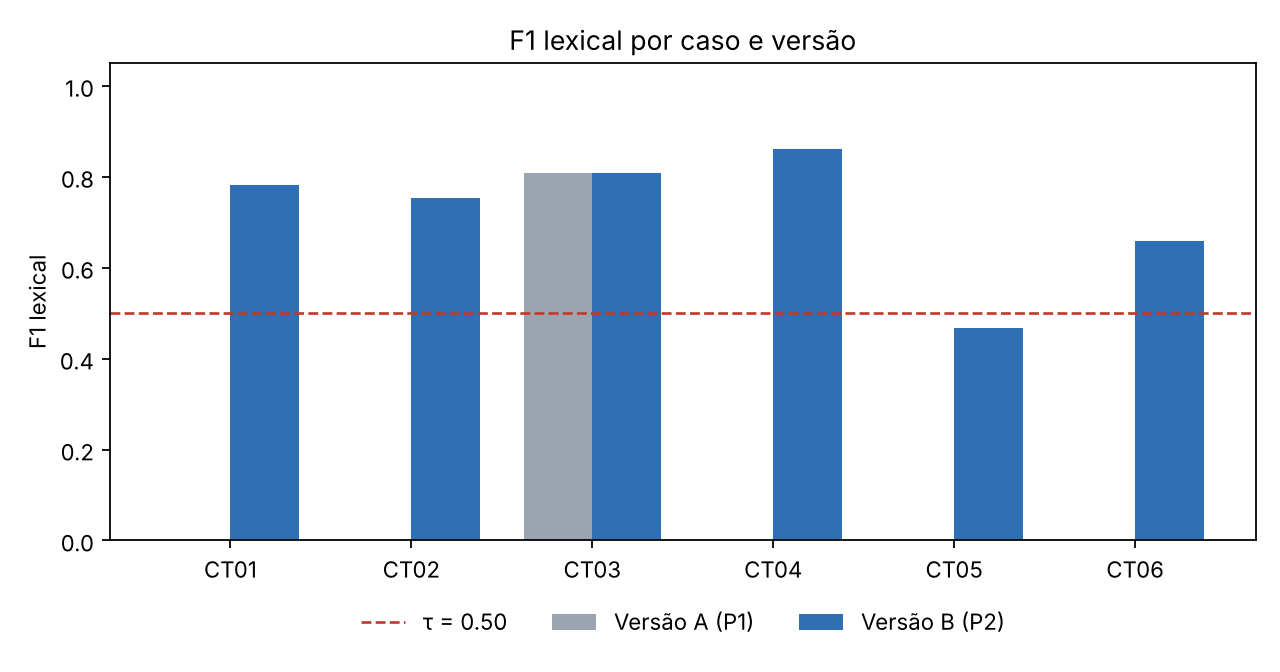

Generate this figure with Python:
#!/usr/bin/env python3
"""Grafico simples: F1 lexical por caso e versao, com linha do tau."""
import csv, sys
from pathlib import Path
import matplotlib
matplotlib.use("Agg")
import matplotlib.pyplot as plt

d = Path(__file__).resolve().parent
rows = list(csv.DictReader(open(d / "resultados_f1.csv", encoding="utf-8-sig")))
casos = sorted({r["caso"] for r in rows})
f = {(r["caso"], r["versao"]): float(r["f1"]) for r in rows}
tau = float(rows[0]["tau"])
x = range(len(casos)); w = 0.38
fig, ax = plt.subplots(figsize=(8, 4.2))
ax.bar([i - w / 2 for i in x], [f[(c, "A")] for c in casos], w, label="Versão A (P1)", color="#9aa5b1")
ax.bar([i + w / 2 for i in x], [f[(c, "B")] for c in casos], w, label="Versão B (P2)", color="#2f6fb3")
ax.axhline(tau, color="#c0392b", ls="--", lw=1.2, label=f"τ = {tau:.2f}")
ax.set_xticks(list(x)); ax.set_xticklabels(casos); ax.set_ylim(0, 1.05)
ax.set_ylabel("F1 lexical"); ax.set_title("F1 lexical por caso e versão")
ax.legend(loc="upper center", ncol=3, frameon=False, bbox_to_anchor=(0.5, -0.1))
fig.tight_layout(); fig.savefig(d / "grafico_f1.png", dpi=160)
print("ok")
